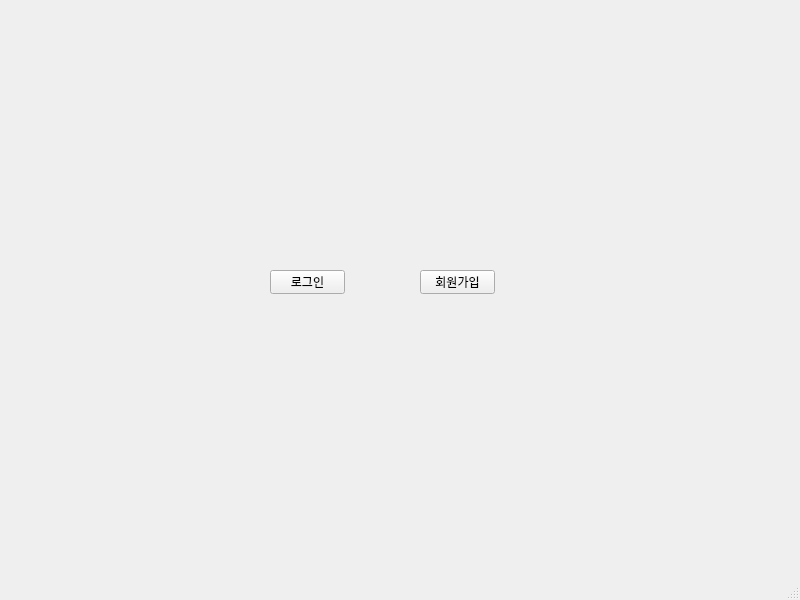
<?xml version="1.0" encoding="UTF-8"?>
<ui version="4.0">
 <class>MainWindow</class>
 <widget class="QMainWindow" name="MainWindow">
  <property name="geometry">
   <rect>
    <x>0</x>
    <y>0</y>
    <width>800</width>
    <height>600</height>
   </rect>
  </property>
  <property name="windowTitle">
   <string>MainWindow</string>
  </property>
  <widget class="QWidget" name="centralwidget">
   <widget class="QPushButton" name="pushButtonLogIn">
    <property name="geometry">
     <rect>
      <x>270</x>
      <y>270</y>
      <width>75</width>
      <height>24</height>
     </rect>
    </property>
    <property name="text">
     <string>로그인</string>
    </property>
   </widget>
   <widget class="QPushButton" name="pushButtonSignUp">
    <property name="geometry">
     <rect>
      <x>420</x>
      <y>270</y>
      <width>75</width>
      <height>24</height>
     </rect>
    </property>
    <property name="text">
     <string>회원가입</string>
    </property>
   </widget>
  </widget>
  <widget class="QMenuBar" name="menubar">
   <property name="geometry">
    <rect>
     <x>0</x>
     <y>0</y>
     <width>800</width>
     <height>22</height>
    </rect>
   </property>
  </widget>
  <widget class="QStatusBar" name="statusbar"/>
 </widget>
 <resources/>
 <connections/>
</ui>
